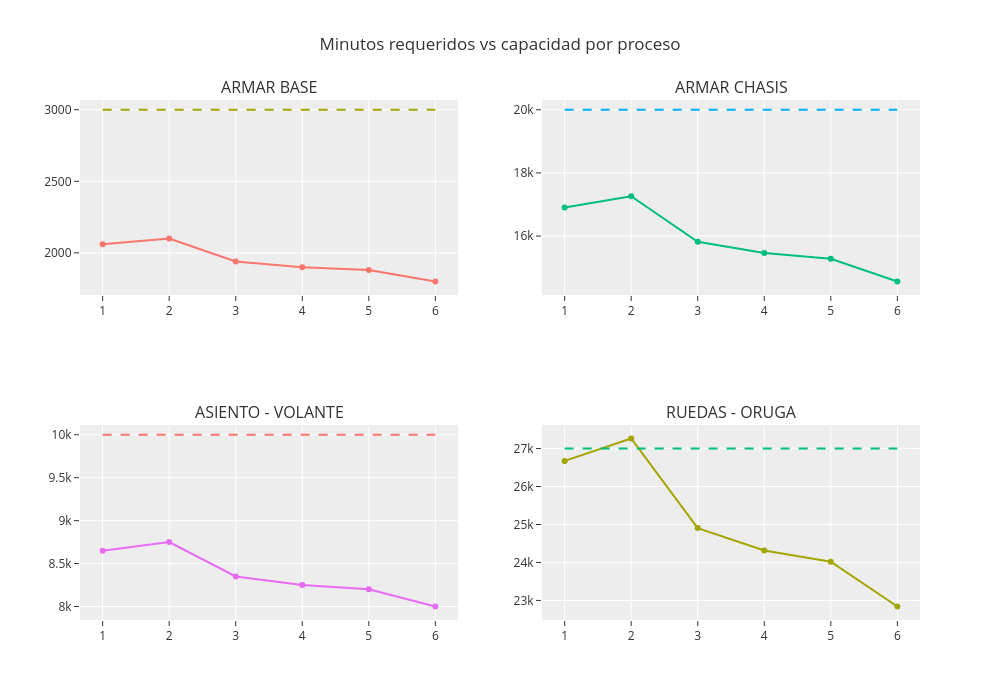

The notebook cell this image was saved under:
### Code cell
graficar_explosion_minutos(df_grafico)

### Figure 1 — Plotly figure (JSON) as saved in the notebook; plotly's stock layout.template omitted (floating-point values rounded to 4 significant figures)
{"data": [{"mode": "lines+markers", "name": "Demanda", "showlegend": false, "type": "scatter", "x": [1, 2, 3, 4, 5, 6], "xaxis": "x", "y": [2060, 2100, 1940, 1900, 1880, 1800], "yaxis": "y"}, {"line": {"dash": "dash"}, "mode": "lines", "name": "Capacidad", "showlegend": false, "type": "scatter", "x": [1, 2, 3, 4, 5, 6], "xaxis": "x", "y": [3000, 3000, 3000, 3000, 3000, 3000], "yaxis": "y"}, {"mode": "lines+markers", "name": "Demanda", "showlegend": false, "type": "scatter", "x": [1, 2, 3, 4, 5, 6], "xaxis": "x2", "y": [16902, 17262, 15822, 15462, 15282, 14562], "yaxis": "y2"}, {"line": {"dash": "dash"}, "mode": "lines", "name": "Capacidad", "showlegend": false, "type": "scatter", "x": [1, 2, 3, 4, 5, 6], "xaxis": "x2", "y": [20000, 20000, 20000, 20000, 20000, 20000], "yaxis": "y2"}, {"mode": "lines+markers", "name": "Demanda", "showlegend": false, "type": "scatter", "x": [1, 2, 3, 4, 5, 6], "xaxis": "x3", "y": [8650, 8750, 8350, 8250, 8200, 8000], "yaxis": "y3"}, {"line": {"dash": "dash"}, "mode": "lines", "name": "Capacidad", "showlegend": false, "type": "scatter", "x": [1, 2, 3, 4, 5, 6], "xaxis": "x3", "y": [10000, 10000, 10000, 10000, 10000, 10000], "yaxis": "y3"}, {"mode": "lines+markers", "name": "Demanda", "showlegend": false, "type": "scatter", "x": [1, 2, 3, 4, 5, 6], "xaxis": "x4", "y": [26675, 27265, 24905, 24315, 24020, 22840], "yaxis": "y4"}, {"line": {"dash": "dash"}, "mode": "lines", "name": "Capacidad", "showlegend": false, "type": "scatter", "x": [1, 2, 3, 4, 5, 6], "xaxis": "x4", "y": [27000, 27000, 27000, 27000, 27000, 27000], "yaxis": "y4"}], "layout": {"annotations": [{"font": {"size": 16}, "showarrow": false, "text": "ARMAR BASE", "x": 0.225, "xanchor": "center", "xref": "paper", "y": 1, "yanchor": "bottom", "yref": "paper"}, {"font": {"size": 16}, "showarrow": false, "text": "ARMAR CHASIS", "x": 0.775, "xanchor": "center", "xref": "paper", "y": 1, "yanchor": "bottom", "yref": "paper"}, {"font": {"size": 16}, "showarrow": false, "text": "ASIENTO - VOLANTE", "x": 0.225, "xanchor": "center", "xref": "paper", "y": 0.375, "yanchor": "bottom", "yref": "paper"}, {"font": {"size": 16}, "showarrow": false, "text": "RUEDAS - ORUGA", "x": 0.775, "xanchor": "center", "xref": "paper", "y": 0.375, "yanchor": "bottom", "yref": "paper"}], "height": 700, "title": {"text": "Minutos requeridos vs capacidad por proceso"}, "width": 1000, "xaxis": {"anchor": "y", "domain": [0, 0.45]}, "xaxis2": {"anchor": "y2", "domain": [0.55, 1]}, "xaxis3": {"anchor": "y3", "domain": [0, 0.45]}, "xaxis4": {"anchor": "y4", "domain": [0.55, 1]}, "yaxis": {"anchor": "x", "domain": [0.625, 1]}, "yaxis2": {"anchor": "x2", "domain": [0.625, 1]}, "yaxis3": {"anchor": "x3", "domain": [0, 0.375]}, "yaxis4": {"anchor": "x4", "domain": [0, 0.375]}}}
